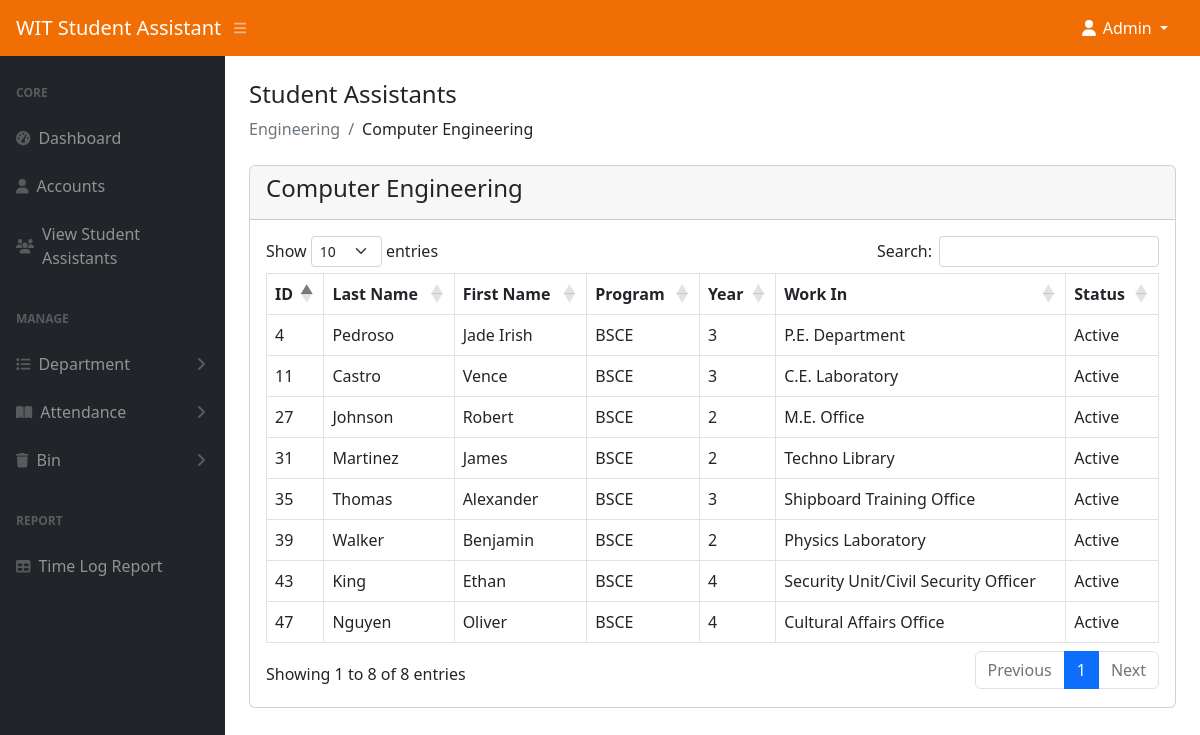
/admin/compe.php (signed in), run on the app's committed database.
### tables this page shows
CREATE TABLE `student_assistant` (
  `id` int(11) NOT NULL,
  `last_name` varchar(50) NOT NULL,
  `first_name` varchar(50) NOT NULL,
  `program` varchar(100) NOT NULL,
  `year` int(11) NOT NULL,
  `work` varchar(255) NOT NULL,
  `fingerprint_image` longblob DEFAULT NULL,
  `image` text DEFAULT NULL,
  `status` tinyint(1) NOT NULL DEFAULT 0 COMMENT '0-visible,1=hidden,2=deleted',
  `age` int(11) NOT NULL,
  `sex` varchar(100) NOT NULL,
  `civil_status` varchar(100) NOT NULL,
  `date_of_birth` varchar(100) NOT NULL,
  `city_address` text NOT NULL,
  `contact_no1` varchar(15) NOT NULL,
  `contact_no2` varchar(15) NOT NULL,
  `contact_no3` varchar(15) NOT NULL,
  `province_address` text NOT NULL,
  `guardian` varchar(100) NOT NULL,
  `honor_award` text NOT NULL,
  `past_scholar` varchar(100) NOT NULL,
  `present_scholar` varchar(999) NOT NULL,
  `work_experience` text NOT NULL,
  `special_talent` text NOT NULL,
  `out_name1` varchar(100) DEFAULT NULL,
  `comp_add1` varchar(255) DEFAULT NULL,
  `cn1` varchar(20) DEFAULT NULL,
  `out_name2` varchar(100) DEFAULT NULL,
  `comp_add2` varchar(255) DEFAULT NULL,
  `cn2` varchar(20) DEFAULT NULL,
  `out_name3` varchar(100) DEFAULT NULL,
  `comp_add3` varchar(255) DEFAULT NULL,
  `cn3` varchar(20) DEFAULT NULL,
  `from_wit1` varchar(100) DEFAULT NULL,
  `comp_add4` varchar(255) DEFAULT NULL,
  `cn4` varchar(20) DEFAULT NULL,
  `from_wit2` varchar(100) DEFAULT NULL,
  `comp_add5` varchar(255) DEFAULT NULL,
  `cn5` varchar(20) DEFAULT NULL,
  `from_wit3` varchar(100) DEFAULT NULL,
  `comp_add6` varchar(255) DEFAULT NULL,
  `cn6` varchar(20) DEFAULT NULL,
  `fathers_name` varchar(100) DEFAULT NULL,
  `fathers_occ` varchar(100) DEFAULT NULL,
  `fathers_income` decimal(10,2) DEFAULT NULL,
  `mothers_name` varchar(100) DEFAULT NULL,
  `mothers_occ` varchar(100) DEFAULT NULL,
  `mothers_income` decimal(10,2) DEFAULT NULL,
  `siblings` text DEFAULT NULL
);

### admin/compe.php (the view, shortened to what this page needs)
<?php
include('authentication.php');
include('includes/header.php');
?>
<div class="container-fluid px-4">
    <h4 class="mt-4">Student Assistants</h4>
    <ol class="breadcrumb mb-4">
        <li class="breadcrumb-item active">Engineering</li>
        <li class="breadcrumb-item">Computer Engineering</li>
    </ol>
    <div class="row">
        <div class="col-md-12">
            <div class="card">
                <div class="card-header">
                    <h4>Computer Engineering</h4>
                </div>
                <div class="card-body">
                    <table id="myTable" class="table table-bordered">
                        <thead>
                            <tr>
                                <th>ID</th>
                                <th>Last Name</th>
                                <th>First Name</th>
                                <th>Program</th>
                                <th>Year</th>
                                <th>Work In</th>
                                <th>Status</th>
                            </tr>
                        </thead>
                        <tbody>
                            <?php
                            $query = "SELECT * FROM student_assistant WHERE program = 'BSCE'";
                            $query_run = mysqli_query($con, $query);
                            if (mysqli_num_rows($query_run) > 0) {
                                foreach ($query_run as $row) {
                            ?>
                                    <tr>
                                        <td><?= $row['id']; ?></td>
                                        <td><?= $row['last_name']; ?></td>
                                        <td><?= $row['first_name']; ?></td>
                                        <td><?= $row['program']; ?></td>
                                        <td><?= $row['year']; ?></td>
                                        <td><?= $row['work']; ?></td>
                                        <td>Active</td>
                                    <?php
                                }
                            } else {
                                    ?>
                                    <tr>
                                        <td colspan="6">No Record Found</td>
                                    </tr>
                                <?php
                            }
                                ?>
                        </tbody>
                    </table>
                </div>
            </div>
        </div>
    </div>
</div>
<?php
include('includes/scripts.php');
?>

### data on the page
student_assistant: id "4", last_name "Pedroso", first_name "Jade Irish", program "BSCE", year "3", work "P.E. Department"
student_assistant: id "11", last_name "Castro", first_name "Vence", program "BSCE", year "3", work "C.E. Laboratory"
student_assistant: id "27", last_name "Johnson", first_name "Robert", program "BSCE", year "2", work "M.E. Office"
student_assistant: id "31", last_name "Martinez", first_name "James", program "BSCE", year "2", work "Techno Library"
student_assistant: id "35", last_name "Thomas", first_name "Alexander", program "BSCE", year "3", work "Shipboard Training Office"
student_assistant: id "39", last_name "Walker", first_name "Benjamin", program "BSCE", year "2", work "Physics Laboratory"
student_assistant: id "43", last_name "King", first_name "Ethan", program "BSCE", year "4", work "Security Unit/Civil Security Officer"
student_assistant: id "47", last_name "Nguyen", first_name "Oliver", program "BSCE", year "4", work "Cultural Affairs Office"
